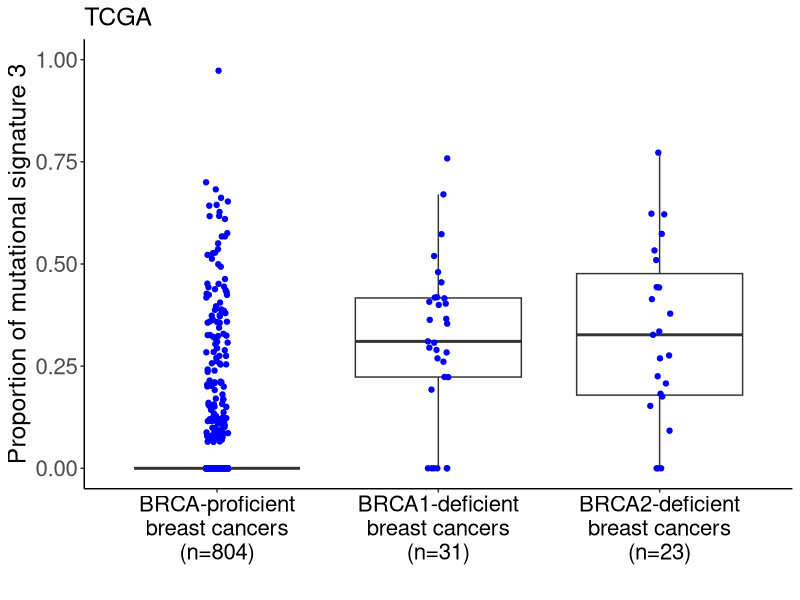

This chart was generated by the following R code:
# Load packages
library(ggplot2)

# Set working directory
setwd("/Users/WIMM/Documents/BRCA_2018/Github/")

# Read file
df <- read.table("Data/TCGA_final.txt", header=TRUE, sep="\t", na.strings="NA", check.names=FALSE)

# Subset relevant columns
df <- df[ , c("BRCA_status", "Signature.3.Whole.Exome")]

# Remove missing rows
df <- na.omit(df)

# Compute p-values
    # BRCA1-deficient vs. BRCA-proficient
    wilcox.test(Signature.3.Whole.Exome ~ BRCA_status, data=subset(df, BRCA_status %in% c("BRCA-proficient", "BRCA1-deficient")))$p.value
    
    # BRCA2-deficient vs. BRCA-proficient
    wilcox.test(Signature.3.Whole.Exome ~ BRCA_status, data=subset(df, BRCA_status %in% c("BRCA-proficient", "BRCA2-deficient")))$p.value
    
# Tabulate sample size per genotype
n.proficient <- length(df$BRCA_status[which(df$BRCA_status=="BRCA-proficient")])
n.brca1 <- length(df$BRCA_status[which(df$BRCA_status=="BRCA1-deficient")])
n.brca2 <- length(df$BRCA_status[which(df$BRCA_status=="BRCA2-deficient")])

# Boxplot
    # Definition
    data <- df
    x <- data$BRCA_status
    y <- data$Signature.3.Whole.Exome
    maintitle <- "TCGA"
    xtitle <- ""
    ytitle <- "Proportion of mutational signature 3"
    xlabels <- c(paste("BRCA-proficient\nbreast cancers\n(n=", n.proficient, ")", sep=""),
     paste("BRCA1-deficient\nbreast cancers\n(n=", n.brca1, ")", sep=""),
     paste("BRCA2-deficient\nbreast cancers\n(n=", n.brca2, ")", sep=""))
    
    # Plot
    plot <- ggplot(data, aes(x=x, y=y)) +
        geom_boxplot(outlier.colour="white") +
        geom_jitter(height=0, width=0.05, color="blue") +
        ylim(0, 1.0) +
        labs(title=maintitle, x=xtitle, y=ytitle) +
        scale_x_discrete(labels=xlabels) +
        theme(panel.grid.major=element_blank(),
              panel.grid.minor=element_blank(),
              panel.background=element_blank(),
              axis.line = element_line(colour="black"),
              axis.text=element_text(size=16),
              axis.title=element_text(size=18),
              axis.text.x=element_text(colour="black"),
              plot.title=element_text(size=18))

    # Sava plot
    ggsave("Figures/Figure_1B.pdf", plot, width=8, height=8)
